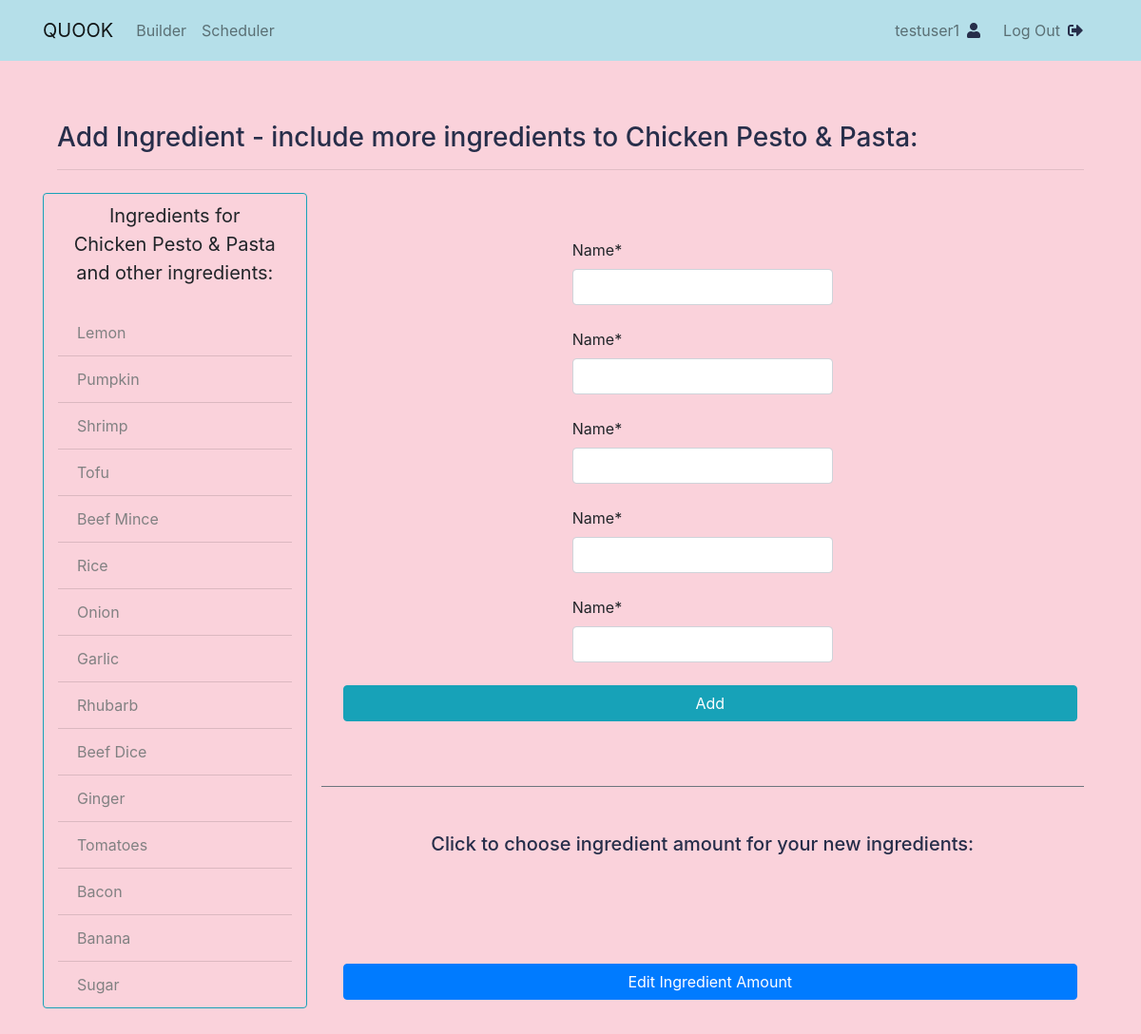
The page /recipe/ingredient-edit/chicken-pesto-pasta/ (signed in) on the database its author committed.
### recipe/models.py (models this page shows, shortened)
class Recipe(models.Model):
    alphanumeric = RegexValidator(
        r'[a-zA-Z][a-zA-Z ]+', 'Only alphabet characters and spaces are allowed.')
    title = models.CharField(max_length=30, null=True,
                             validators=[alphanumeric])
    description = models.TextField(max_length=200, null=True, blank=True)
    date_posted = models.DateTimeField(default=timezone.now)
    author = models.ForeignKey(User, on_delete=models.CASCADE, null=True)
    image = models.ImageField(
        default='default-recipe.jpg', upload_to='recipe_pics')
    slug = models.SlugField(null=False, unique=True)
    ingredients = models.ManyToManyField(
        'Ingredient', through='IngredientAmount', related_name='recipes')

class Ingredient(models.Model):
    alphabet = RegexValidator(
        r'^[A-Za-z]+$', 'Only alphabet characters are allowed.')
    name = models.CharField(max_length=200, null=True,
                            unique=True, validators=[alphabet])

### recipe/views.py (the view)
@login_required
def ingredientEdit(request, slug):
    recipe = get_object_or_404(Recipe, slug=slug)
    ingredient_list = IngredientAmount.objects.filter(
        recipe__slug=slug).values_list('ingredient__name', flat=True)
    other_ingredient_list = Ingredient.objects.all().values_list('name', flat=True)
    IngredientEditFormset = modelformset_factory(
        Ingredient, form=IngredientForm, extra=5)
    if request.method == 'POST':
        ingredient_edit_formset = IngredientEditFormset(
            request.POST, queryset=Ingredient.objects.none())
        if ingredient_edit_formset.is_valid():
            ingredient_edit_formset.save()
            return redirect(reverse("recipe:ingredient_edit", kwargs={'slug': str(slug)}))
    ingredient_edit_formset = IngredientEditFormset(
        queryset=Ingredient.objects.none())
    return render(request, 'recipe/ingredient_edit.html', {'recipe': recipe, 'ingredient_edit_formset': ingredient_edit_formset, 'ingredient_list': ingredient_list, 'other_ingredient_list': other_ingredient_list})

### recipe/templates/recipe/ingredient_edit.html (shortened to what this page needs)
{% extends "recipe/base.html" %}
{% load crispy_forms_tags %}
{% block content %}
<div class="container my-5">
    <h3>Add Ingredient - include more ingredients to {{ recipe.title|title }}:</h3>
    <hr/>
    <div class="row fill-50-viewport">
        <div class="col-3 border border-info rounded my-2">
            <p class="lead py-2 text-center"><strong>Ingredients for <br>{{ recipe.title|title }} <br>and other ingredients:</strong></p>
            <ul class="list-group  list-group-flush d-flex flex-column align-item-start">
                {% for other_ingredient in other_ingredient_list %}
                    {% if other_ingredient not in ingredient_list %}
                    <li class="list-group-item list-group-item-light li-bg-colour">
                        {{ other_ingredient|title }}
                    </li>
                    {% endif %}
                {% endfor %}
            </ul>
        </div>
        <div class="col-9 d-flex flex-column">
            <div class="d-flex flex-column">
                <form class="form-group mt-5" method="POST">
                    {% for formset in ingredient_edit_formset %}
                    <div class="d-flex justify-content-center my-2">
                        {{ formset|crispy }}
                    </div>
                    {% endfor %}
                    <div class="col-12">
                        <button class="btn btn-info btn-block my-1 mx-2" type="submit">Add</button>
                    </div>
                </form>
            </div>
            <div class="d-flex flex-column mt-5 border-top border-secondary">
                <h5 class="col-12 mt-5 mx-auto text-center">Click to choose ingredient amount for your new ingredients:</h5>
                <div class="col-12">
                    <a class="btn btn-primary btn-block my-1 mx-2" href="{% url 'recipe:ingredient_amount_edit' slug=recipe.slug %}">Edit Ingredient Amount</a>
                </div>
            </div>
        </div>
    </div>
</div>
{% endblock content %}

### recipe/templates/recipe/base.html (shortened to what this page needs)
<!DOCTYPE html>
{% load static %}
<html lang="en">
  <head>
    <link rel="stylesheet" href="https://stackpath.bootstrapcdn.com/bootstrap/4.4.1/css/bootstrap.min.css">
    <link rel="stylesheet" href="https://use.fontawesome.com/releases/v5.15.2/css/solid.css">
    <link rel="stylesheet" href="https://use.fontawesome.com/releases/v5.15.2/css/fontawesome.css">
    <link rel="stylesheet" type="text/css" href="{% static 'recipe/style.css' %}">
  </head>
  <body>
    <header class="site-header">
      <nav class="navbar navbar-expand-md navbar-light nav-bg fixed-top">
        <div class="container">
          <a class="navbar-brand rm-4" href="{% url 'recipe:home' %}">QUOOK</a>
          <div class="collapse navbar-collapse" id="navbarToggle">
            <div class="navbar-nav mr-auto">
              <a class="nav-item nav-link" href="{% url 'recipe:recipe_builder' %}">Builder</a>
              <a class="nav-item nav-link" href="#">Scheduler</a>
            </div>
            <div class="navbar-nav">
                {% if user.is_authenticated %}
                <a class="nav-item nav-link" href="{% url 'users:profile' %}">{{ user.username }}<i class="fas fa-1x fa-user my-2 mx-2" aria-hidden="true"></i></a>
                <a class="nav-item nav-link" href="{% url 'users:logout' %}">Log Out<i class="fas fa-1x fa-sign-out-alt my-2 mx-2" aria-hidden="true"></i></a>
                {% else %}
                <a class="nav-item nav-link" href="{% url 'users:register' %}">Register<i class="fas fa-1x fa-user-plus my-2 mx-2" aria-hidden="true"></i></a>
                <a class="nav-item nav-link" href="{% url 'users:login' %}">Log In<i class="fas fa-1x fa-sign-in-alt my-2 mx-2" aria-hidden="true"></i></a>
                {% endif %}
            </div>
          </div>
        </div>
      </nav>
    </header>
    <main class="container">
      {% block content %}{% endblock %}
    </main>
  </body>
</html>

### recipe/static/recipe/style.css (style rules this page uses)
body { background: #FAD2DB; margin-top: 5rem; overflow-x: hidden; }
.fill-50-viewport { min-height: 50vh; }
h1, h2, h3, h4, h5, h6 { color: #272E4A; }
ul { margin: 0; }
.nav-bg { background-color: #B5DFE9; }
i.fas { color: #272E4A; }
.li-bg-colour { background: #FAD2DB; }

### rows shown on the page
Recipe: title "Chicken Pesto & Pasta"
Ingredient: name "Lemon"
Ingredient: name "Pumpkin"
Ingredient: name "Shrimp"
Ingredient: name "Tofu"
Ingredient: name "Beef Mince"
Ingredient: name "Rice"
Ingredient: name "Onion"
Ingredient: name "Garlic"
Ingredient: name "Rhubarb"
Ingredient: name "Beef Dice"
Ingredient: name "Ginger"
Ingredient: name "Tomatoes"
Ingredient: name "Bacon"
Ingredient: name "Banana"
Ingredient: name "Sugar"

### other values the page prints
{{ user.username }} "testuser1"
